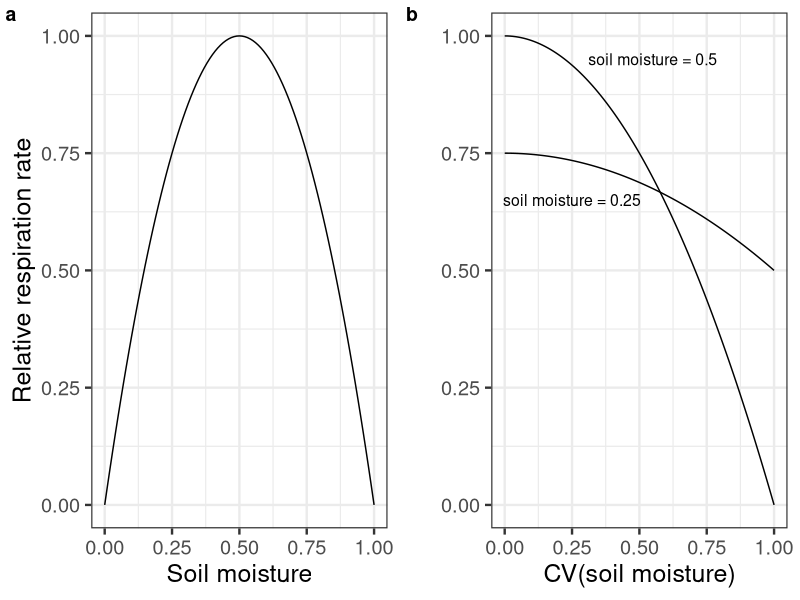
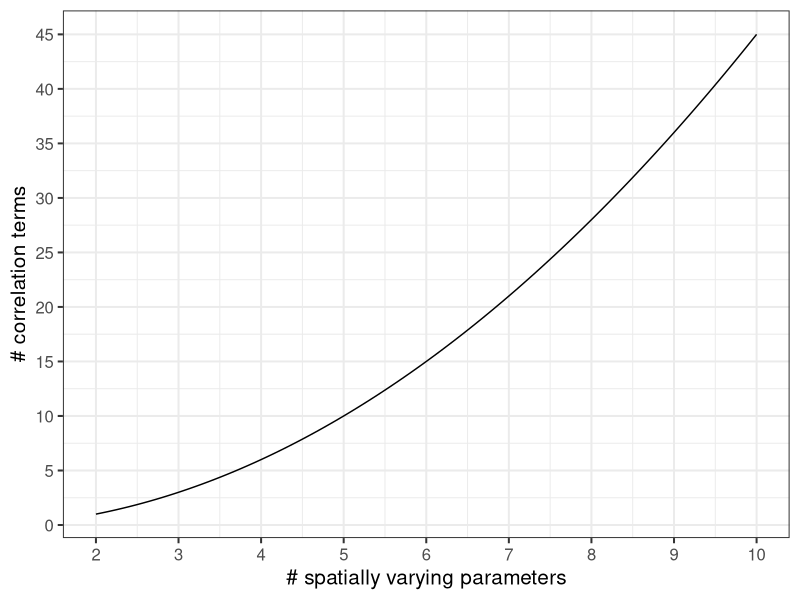
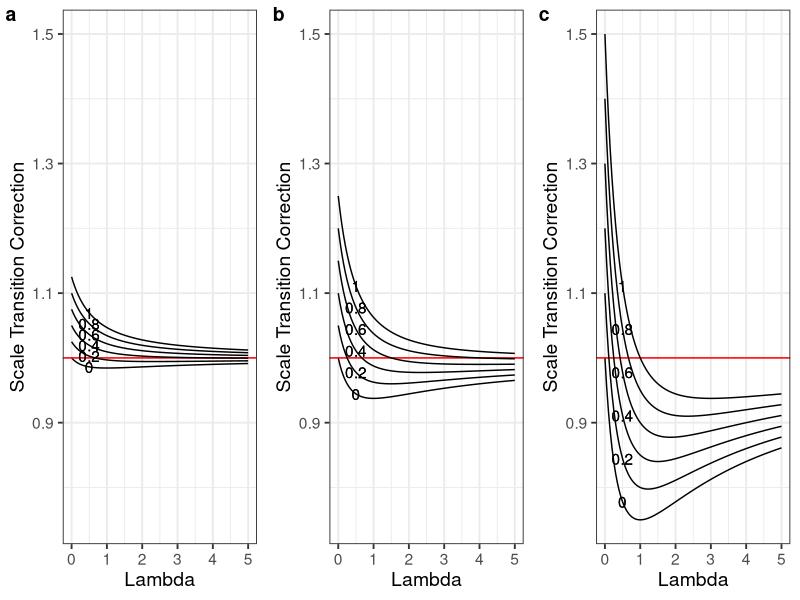
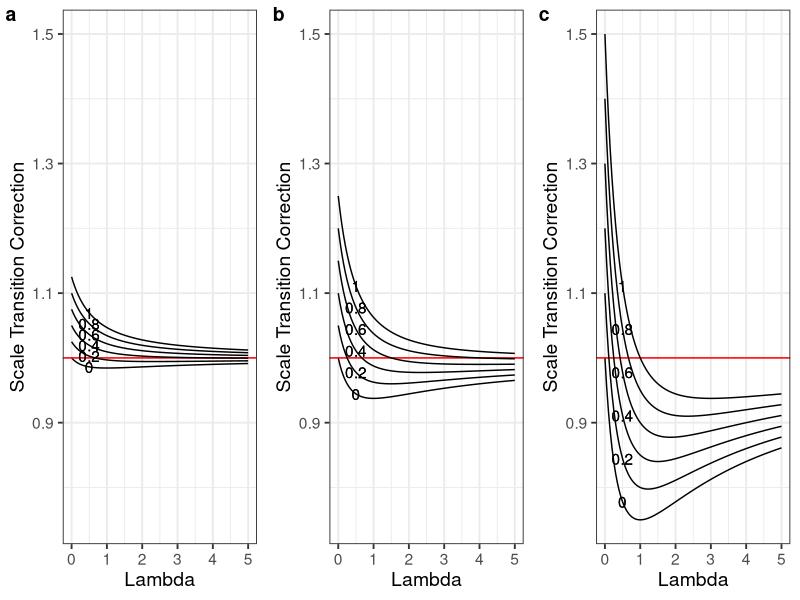
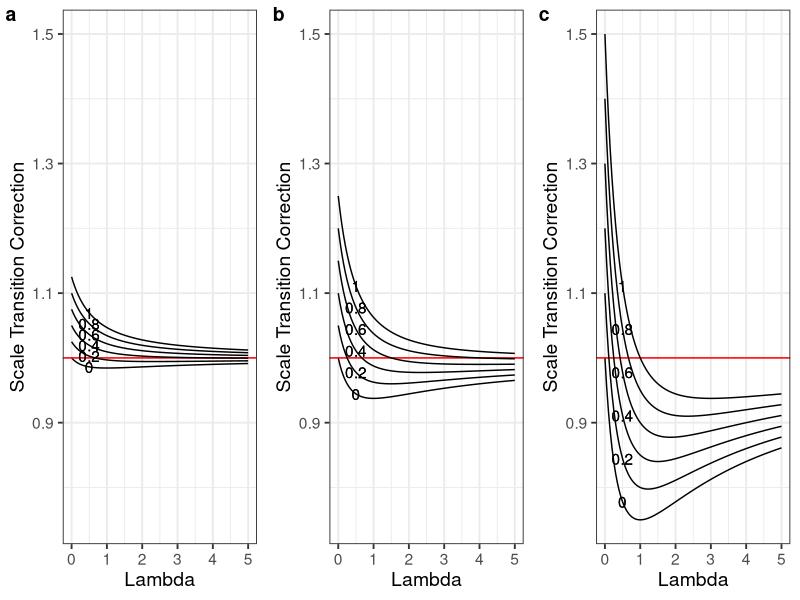
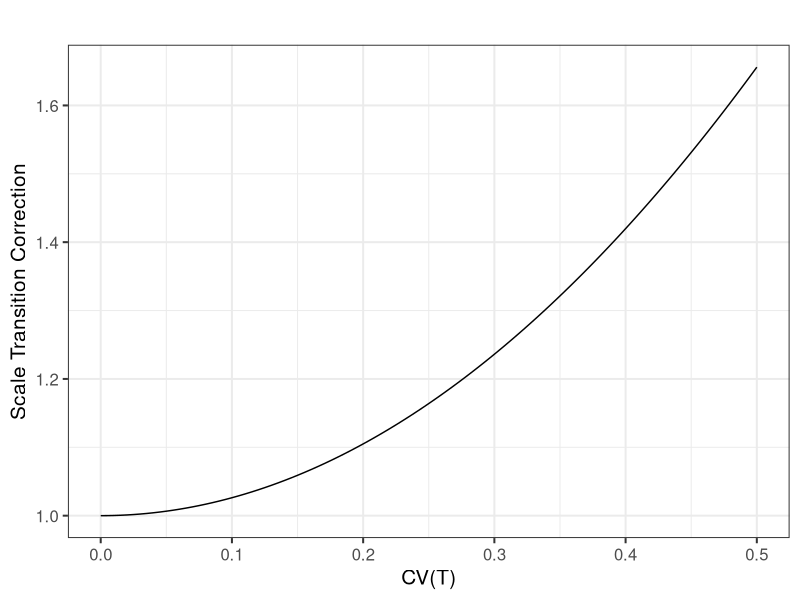
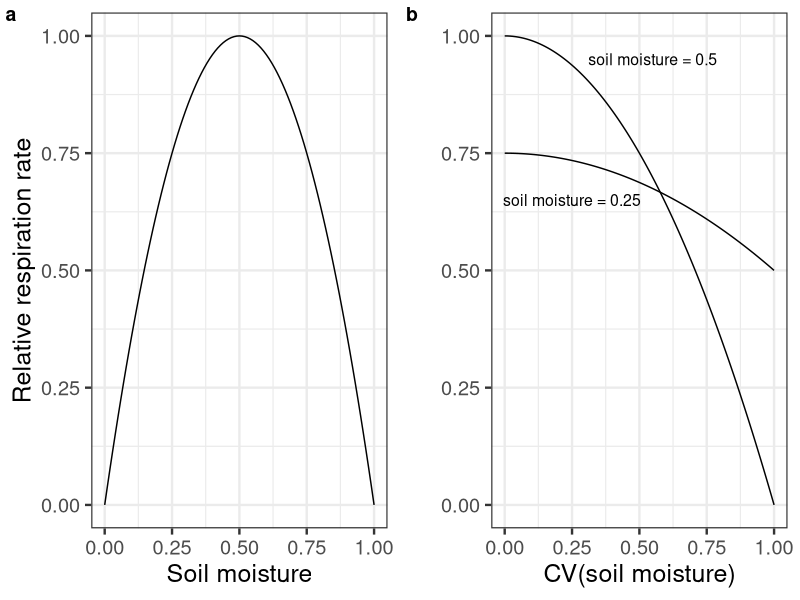
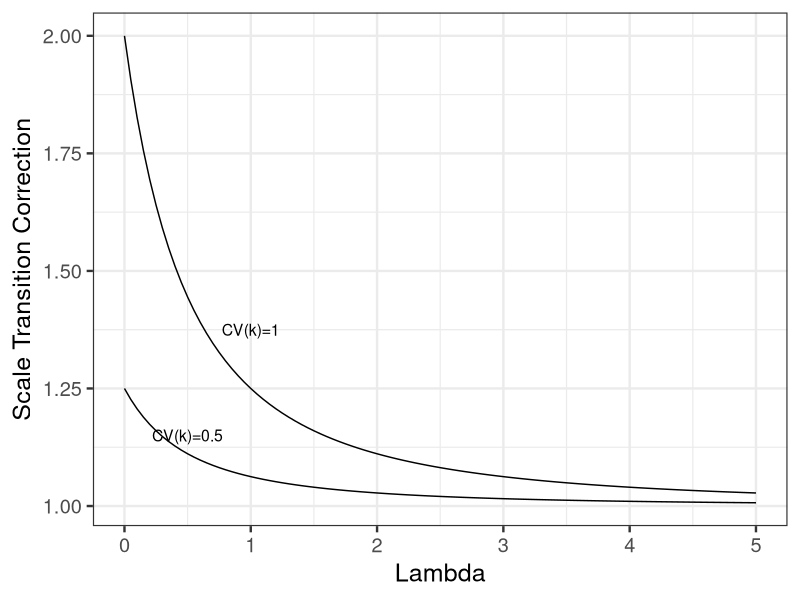

Here is the R script that generated these plots, in order:
library(ggplot2);library(cowplot)
#setwd(my_dir)

# Fig. 1: Colocation scale correction

## Function to generate correction
MF_corr2 <- function(x,CV_MB,CV_C,rho_CMB) {
  corr <- 1 - (x/((1+x)^2))*(CV_MB^2) + (1/(1+x))*(rho_CMB*CV_MB*CV_C);
  return(corr);
}

corr_plots <- list()
CV_MBs <- c(0.25,0.5,1)
names <- c("CVMB0.25", "CVMB0.5", "CVMB1")
CV_C <- 0.5
nudge_fac <- -0.5
y_range <- matrix(c(0.98,1.14,0.85,1.25,0.75,1.5),nrow=2,ncol=3)

for(j in 1:length(CV_MBs)){
  CV_MB <- CV_MBs[j]
  corr_plots[[j]] <- ggplot(data = data.frame(x=c(0,5)),aes(x)) + 
    stat_function(fun = MF_corr2, args = list(CV_MB=CV_MB,CV_C=CV_C,rho_CMB=0)) + 
    geom_text(x = 0.5, y = MF_corr2(x=0.5,CV_MB=CV_MB,CV_C=CV_C,rho_CMB=0), label = paste(lambda = 0),nudge_y=nudge_fac) + 
    xlab("Lambda") + ylab("Scale Transition Correction") + 
    geom_hline(aes(yintercept = 1),color="red") + theme_bw(base_size=14) + 
    #  scale_y_continuous(limits = c(y_range[,j])) + 
    scale_y_continuous(limits = c(0.75,1.5))
  
  for(i in 1:5){
    corr_plots[[j]] <- corr_plots[[j]] + stat_function(fun = MF_corr2, args = list(CV_MB=CV_MB,CV_C=CV_C,rho_CMB=0.2*i)) + 
      geom_text(x = 0.5, y = MF_corr2(x=0.5,CV_MB=CV_MB,CV_C=CV_C,rho_CMB=0.2*i), label = paste(lambda = 0.2*i),nudge_y=nudge_fac)
  }
  
  #print(corr_plots[[j]])
  
}


## Variety of options for saving

pdf(file = "Scale_Corr.pdf", width = 10, height = 6)
plot_grid(corr_plots[[1]] , corr_plots[[2]], corr_plots[[3]], nrow = 1,labels="auto", rel_heights= c(1,1,1))
dev.off()

jpeg(file = "Scale_Corr.jpg", width = 8, height = 2.5, res = 720, units = "in")
plot_grid(corr_plots[[1]] , corr_plots[[2]], corr_plots[[3]], nrow = 1,labels="auto", rel_heights= c(1,1,1))
dev.off()

ggsave("Scale_Corr.jpeg",plot_grid(corr_plots[[1]] , corr_plots[[2]], corr_plots[[3]], nrow = 1,labels="auto", rel_heights= c(1,1,1))
       ,height = 6, width = 10)


# Figure 2: Q10 figure 

Q10_func <- function(x,Q_10=2.5,T_bar=25){
  scale_corr = 1 + ((1/200)*(log(Q_10)^2)*((T_bar*x)^2));
  return(scale_corr);
}

Q10_plot <- ggplot(data = data.frame(x=c(0,0.5)),aes(x=x)) + stat_function(fun = Q10_func) +
  xlab("CV(T)") + ylab("Scale Transition Correction") +
  theme_bw(base_size=15) + ggtitle("")

## Saving 
jpeg(file = "Q10_Corr.jpg",width=4, height = 3, res = 720, units = "in")
Q10_plot
dev.off()

# Figure 3: Soil Moisture Figure 


smc <- function(x,x_bar=x_bar){
  return(4*(x_bar-(x_bar^2)*(1+x^2)));
}

moist_func <- function(x){
  return(4*x-4*(x^2)); 
}

moistF_fig <- ggplot(data=data.frame(x=c(0,1)),aes(x)) + 
  stat_function(fun = moist_func) + 
  theme_bw(base_size = 18) + 
  xlab("Soil moisture") + 
  ylab("Relative respiration rate")


moist_fig <- ggplot(data=data.frame(x=c(0,1)),aes(x)) + 
  stat_function(fun = smc,args=list(x_bar=0.5)) + 
  stat_function(fun = smc,args=list(x_bar=0.25)) + 
  theme_bw(base_size=18) + 
  annotate("text", label = "soil moisture = 0.5",x=0.55,y=0.95,size=4) + 
  annotate("text", label = "soil moisture = 0.25",x=0.25,y=0.65,size=4) + 
  ylab("") +
  xlab("CV(soil moisture)")

plot_by2 <- plot_grid(moistF_fig,moist_fig,labels = "auto")
plot_by2

ggsave("soil_moistby2_081121.jpeg",plot_by2,height = 4, width = 8)

# Figure 4: Substrate Affinity 

keff_f <- function(x,cv_k = cv_k){
  return((1 + (1/((1+x)^2))*(cv_k^2))); 
}

k_trans <- ggplot(data = data.frame(x=c(0,5)),aes(x)) + 
  stat_function(fun = keff_f, args = list(cv_k=1)) +
  stat_function(fun = keff_f, args = list(cv_k=0.5)) + 
  theme_bw(base_size=18) + 
  xlab("Lambda") + 
  ylab("Scale Transition Correction") + 
  annotate("text", label = "CV(k)=1",x=1,y=1.375,size=4) + 
  annotate("text", label = "CV(k)=0.5",x=0.5,y=1.15,size=4)


ggsave("Keff_Fig_081521.jpeg",k_trans,height = 4, width = 4)



## Fig 5: Model complexity
mod_complex <- ggplot(data = data.frame(x = c(2,10)),aes(x)) + stat_function(fun = function(x){choose(x,2)}) + 
  theme_bw(base_size=15) + scale_x_continuous(breaks = seq(2,10,1)) + 
  scale_y_continuous(breaks=seq(0,50,5)) +
  ylab("# correlation terms") + 
  xlab("# spatially varying parameters")

print(mod_complex)

jpeg(file = "ScaleTransition_Complexity.jpg",width = 4, height = 3, res = 720,
     units = "in")
